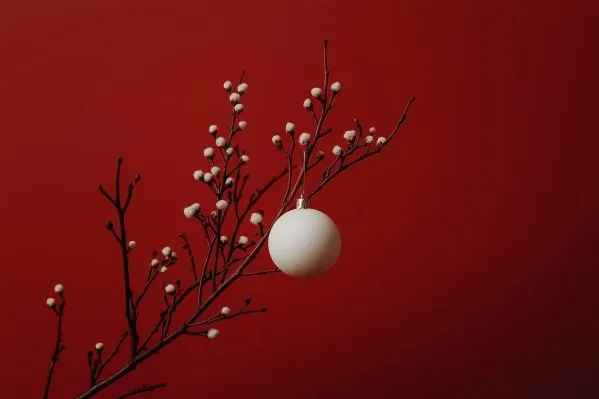
#> input picture image.png, 599 x 399 px
$ jupyter execute --allow-errors main.ipynb   (older library calls are emulated)
#> lines starting #> are read from the running program, lines starting #| are printed output that depends on the picture; after the words box and inside, x2 and y2 are one past the last pixel; in counts of white or black regions, pixels touching at a corner belong together
1. Write a program using OpenCV to read, display, and save an image. Convert the image from RGB to grayscale and then to binary format.

[cell 1]
import cv2

img = cv2.imread("./assets/belgian_blue.png")

#> (the rest of this cell did not finish here and is left out)

2. Write a program to convert a color image into grayscale and binary images without using OpenCV or any other library functions.

[cell 2]
import cv2
import numpy as np

img = cv2.imread("./assets/belgian_blue.png")

#> (the rest of this cell did not finish here and is left out)

3. Write a program using OpenCV to read an image and apply translation, scaling, and rotation transformations to it.

[cell 3]
import cv2
import numpy as np

image = cv2.imread("image.png", 1)
#> image is the input picture: shape (399, 599, 3); mean B, G, R 16.2, 17.7, 108.6
h, w, _ = image.shape
#> h = 399; w = 599

M = np.float32([[1, 0, 100],
                [0, 1, 50]])
translated = cv2.warpAffine(image, M, (w, h))
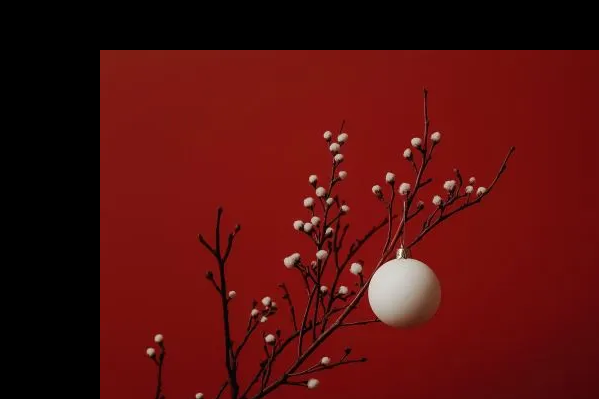
#> translated: shape (399, 599, 3); mean B, G, R 13.2, 15.2, 85.3

M = np.float32([[2, 0, 0],
                [0, 2, 0]])
scaled = cv2.warpAffine(image, M, (2*w, 2*h))

M = cv2.getRotationMatrix2D((w/2, h/2), 90, 1.0)
rotated = cv2.warpAffine(image, M, (w, h))
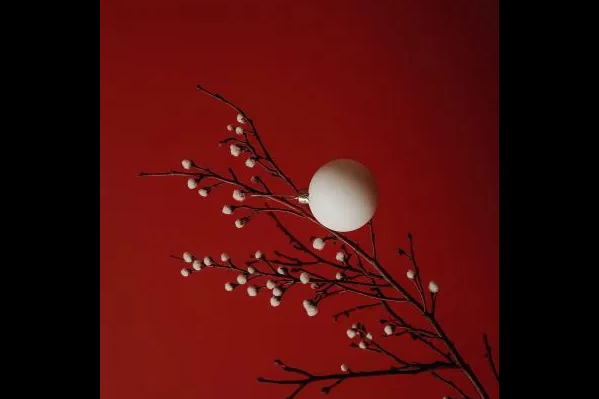
#> rotated: shape (399, 599, 3); mean B, G, R 11.8, 13.1, 74.6

cv2.imshow("Original", image)
cv2.imshow("Translated", translated)
cv2.imshow("Scaled", scaled)
cv2.imshow("Rotated", rotated)

cv2.waitKey(0)
cv2.destroyAllWindows()

4. Write a program to perform addition and subtraction of two images and display the results. Also, perform image blending by assigning appropriate weights to the two images.

[cell 4]
import numpy as np
import cv2

rectangle = np.zeros((300, 300), dtype=np.uint8)
circle = np.zeros_like(rectangle)

cv2.rectangle(rectangle, (25, 25), (275, 275), 255, -1)
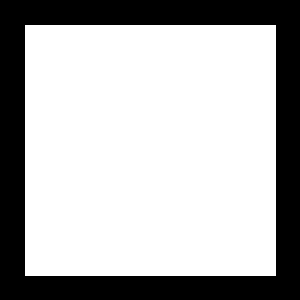
#> rectangle: shape (300, 300); 70% white; 1 black region, box (x1, y1, x2, y2) and area: (0, 0, 300, 300) 26999
cv2.circle(circle, (150, 150), 150, 255, -1)
#> circle: shape (300, 300); 78.5% white; 4 black regions, box (x1, y1, x2, y2) and area: (0, 0, 150, 150) 4980, (151, 0, 300, 133) 4830, (0, 151, 133, 300) 4830, (168, 168, 300, 300) 4681

cv2.imwrite("./assets/rectangle.png", rectangle)
cv2.imwrite("./assets/circle.png", circle)

cv2.imshow("Rectangle", rectangle)
cv2.imshow("Circle", circle)

cv2.waitKey(0)
cv2.destroyAllWindows()

[cell 5]
import numpy as np
import cv2

rectangle = cv2.imread("./assets/rectangle.png", 0)
circle = cv2.imread("./assets/circle.png", 0)

added = cv2.add(rectangle, circle)
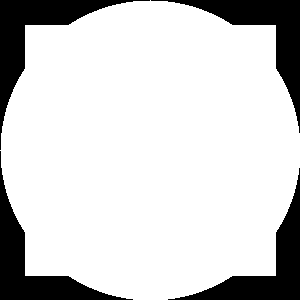
#> added: shape (300, 300); 82.1% white; 4 black regions, box (x1, y1, x2, y2) and area: (0, 0, 150, 150) 4171, (151, 0, 300, 133) 4021, (0, 151, 133, 300) 4021, (168, 168, 300, 300) 3872
subtracted = cv2.subtract(rectangle, circle)
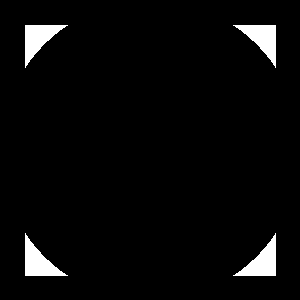
#> subtracted: shape (300, 300); 3.6% white; 4 white regions, box (x1, y1, x2, y2) and area: (25, 25, 68, 68) 809, (233, 25, 276, 68) 809, (25, 233, 68, 276) 809, (233, 233, 276, 276) 809
blended = cv2.addWeighted(rectangle, 0.7, circle, 0.3, 0)
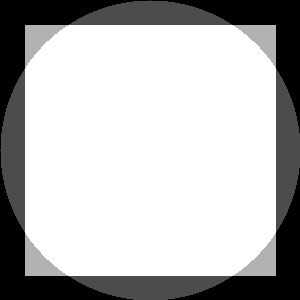
#> blended: shape (300, 300); min 0, max 255, mean 185

cv2.imshow("Rectangle", rectangle)
cv2.imshow("Circle", circle)
cv2.imshow("Added", added)
cv2.imshow("Subtracted", subtracted)
cv2.imshow("Blended", blended)

cv2.waitKey(0)
cv2.destroyAllWindows()

5. Write a program to perform logical AND, OR, and XOR operations on two binary images and display the results.

[cell 6]
import cv2

rectangle = cv2.imread("./assets/rectangle.png", 0)
circle = cv2.imread("./assets/circle.png", 0)

and_img = cv2.bitwise_and(rectangle, circle)
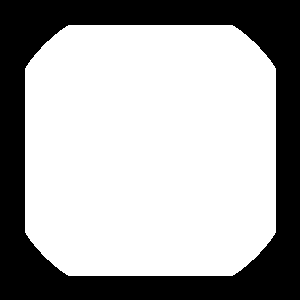
#> and_img: shape (300, 300); 66.4% white; 1 black region, box (x1, y1, x2, y2) and area: (0, 0, 300, 300) 30235
or_img = cv2.bitwise_or(rectangle, circle)
xor_img = cv2.bitwise_xor(rectangle, circle)
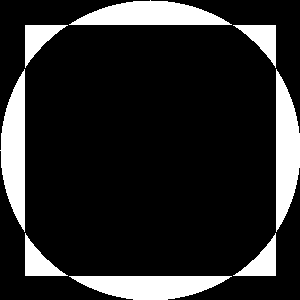
#> xor_img: shape (300, 300); 15.7% white; 8 white regions, largest, box (x1, y1, x2, y2) and area: (69, 0, 232, 25) 2729, (0, 69, 25, 232) 2729, (276, 69, 300, 232) 2728

cv2.imshow("Rectangle", rectangle)
cv2.imshow("Circle", circle)
cv2.imshow("AND", and_img)
cv2.imshow("OR", or_img)
cv2.imshow("XOR", xor_img)

cv2.waitKey(0)
cv2.destroyAllWindows()

6. Write a program to read a binary image and compute the number of 4-neighbours and 8-neighbours for each pixel. Consider white pixels (value = 255) as background pixels and black pixels (value = 0) as foreground pixels. For each pixel at ((x, y)), count the neighbouring pixels having the same intensity value as the pixel within its 4-neighbourhood and 8-neighbourhood. Do not use any library functions for the neighbour computation.

[cell 7]
import cv2

img = cv2.imread("b.png", 0)
#> (the rest of this cell did not finish here and is left out)

7. Given the coordinates of two pixels in an image, calculate the Euclidean distance and Manhattan distance between them without using any built-in or library distance functions.

[cell 8]
x1 = int(input("Enter x1: "))
#> the answer given: 3
y1 = int(input("Enter y1: "))
#> the answer given: 3
x2 = int(input("Enter x2: "))
#> the answer given: 3
y2 = int(input("Enter y2: "))
#> the answer given: 3

dx = x2 - x1
dy = y2 - y1

euclidean = (dx*dx + dy*dy) ** 0.5
manhattan = abs(dx) + abs(dy)

print(f"\nPoint 1: ({x1}, {y1})")
print(f"Point 2: ({x2}, {y2})")
print(f"Euclidean Distance: {euclidean}")
print(f"Manhattan Distance: {manhattan}")

8. Find the negative of the following images:
- Binary image
- Grayscale image
- Color image

[cell 9]
import cv2

binary = cv2.imread("./assets/circle.png", 0)
gray = cv2.imread("./assets/belgian_blue.png", 0)
color = cv2.imread("./assets/belgian_blue.png")

binary_neg = 255 - binary
#> (the rest of this cell did not finish here and is left out)

9. Apply a logarithmic transformation to a grayscale image.

[cell 10]
import cv2
import numpy as np

gray = cv2.imread("./assets/belgian_blue.png", 0)

#> (the rest of this cell did not finish here and is left out)

10. Apply gamma correction to grayscale and color images using the following gamma values: 0.2, 0.5, 1.5, 2, and 3.

[cell 11]
import cv2
import numpy as np

gray = cv2.imread("./assets/belgian_blue.png", 0)
color = cv2.imread("./assets/belgian_blue.png")

#> (the rest of this cell did not finish here and is left out)

11. Apply histogram equalization to a grayscale image. Display the image and its corresponding histogram before and after equalization.

[cell 12]
import cv2
import matplotlib.pyplot as plt

gray = cv2.imread("./assets/belgian_blue.png", 0)
# equalized = cv2.equalizeHist(gray)

#> (the rest of this cell did not finish here and is left out)

12. Apply histogram equalization to a color image. Convert the RGB image to HSV, apply histogram equalization to the V (Value) channel, and convert the image back to RGB. Display the original and equalized images along with their corresponding histograms.

[cell 13]
import cv2
import matplotlib.pyplot as plt
import numpy as np

color = cv2.imread("image.webp")

hsv = cv2.cvtColor(color, cv2.COLOR_BGR2HSV)
#> hsv: shape (399, 599, 3); mean H, S, V 45.7, 222, 108.6
# hsv[:, :, 2] = cv2.equalizeHist(hsv[:, :, 2])

h, w, _ = color.shape
N = h * w
#> N = 239001

hist = np.bincount(hsv[:, :, 2].ravel())
#> hist = 256 values, max 9715 at index 130, min 0 at index 0, mean 933.6
cdf = np.cumsum(hist)
#> cdf = 256 values from 0 to 239001
lut = np.round(255 * cdf / N).astype(np.uint8)
#> lut = 256 values from 0 to 255
hsv[:, :, 2] = lut[hsv[:, :, 2]]
#> hsv: shape (399, 599, 3); mean H, S, V 45.7, 222, 129.9


equalized = cv2.cvtColor(hsv, cv2.COLOR_HSV2BGR)
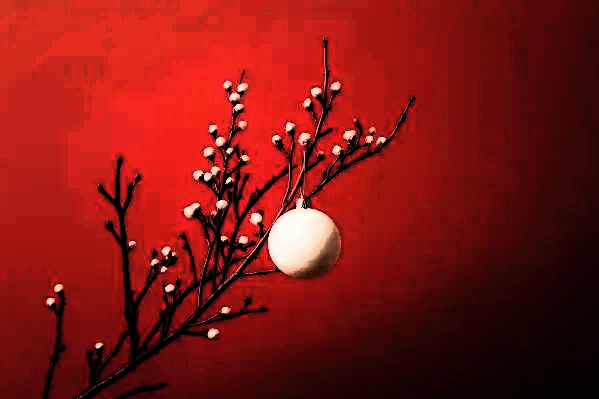
#> equalized: shape (399, 599, 3); mean B, G, R 19.2, 22.1, 129.9

plt.subplot(2, 2, 1)
plt.imshow(color[:, :, ::-1])

plt.subplot(2, 2, 2)
plt.hist(color.ravel(), 256)

plt.subplot(2, 2, 3)
plt.imshow(equalized[:, :, ::-1])

plt.subplot(2, 2, 4)
plt.hist(equalized.ravel(), 256)

plt.show()
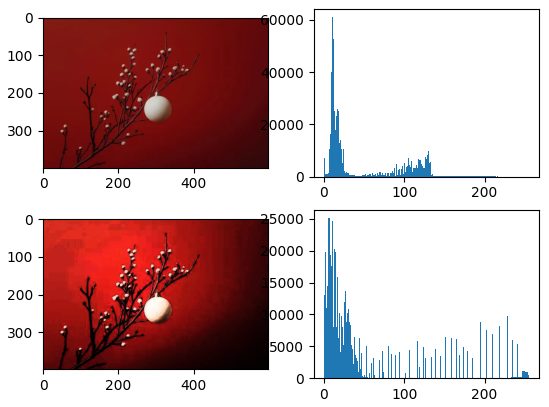
#> figure drawn by matplotlib, 4 panels; panel 2: tallest bar 61241 high, from x = 9.96 to 10.96; panel 4: tallest bar 25097 high, from x = 6.97 to 7.97
